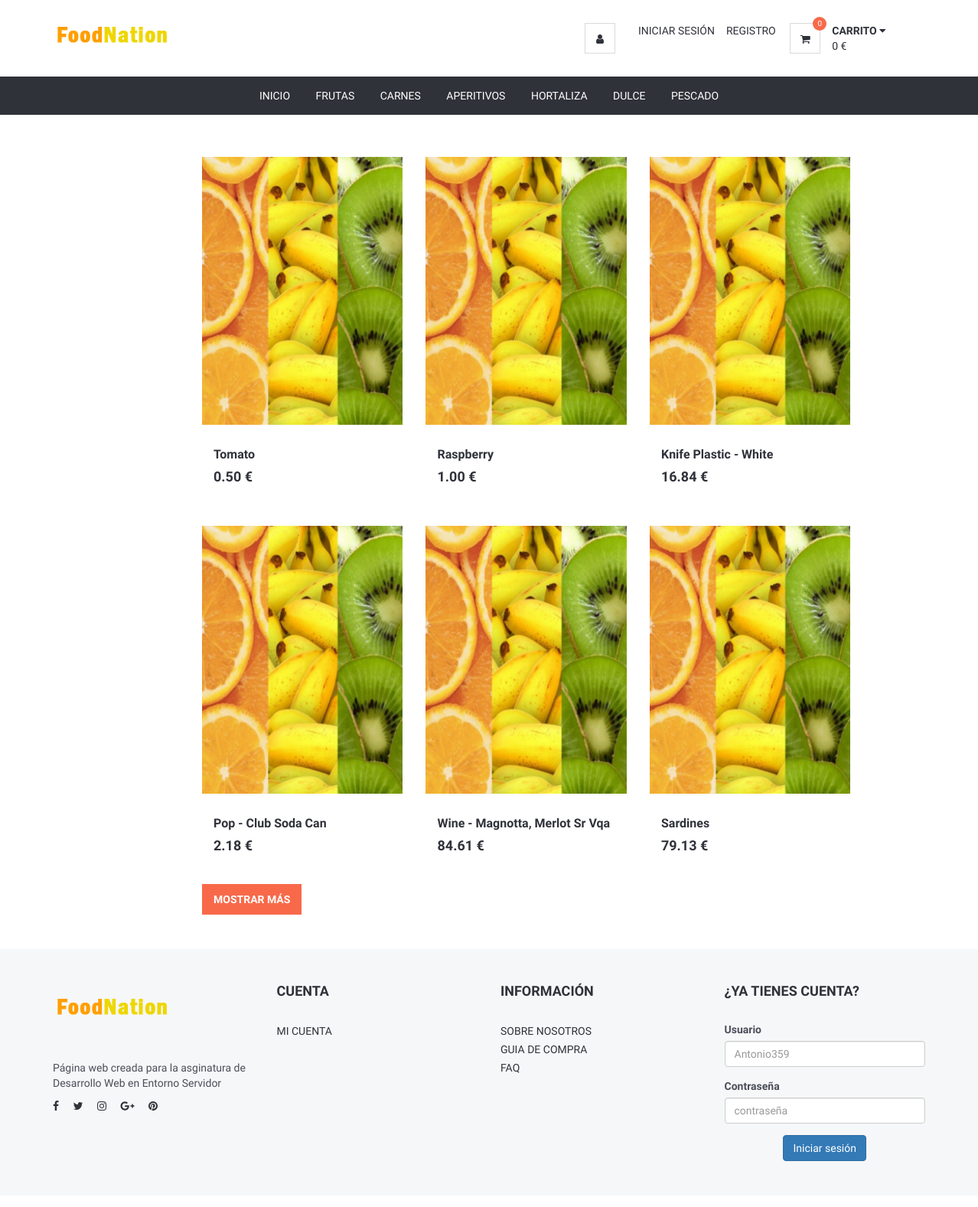
Screenshot of /listProducto.php?tipo=Fruta with the database file from the repository.
### tables this page shows
CREATE TABLE `productos` (
  `idProducto` int(11) NOT NULL,
  `Nombre` varchar(255) NOT NULL,
  `Precio` double(10,2) NOT NULL,
  `Tipo` varchar(100) NOT NULL,
  `Img` varchar(255) NOT NULL DEFAULT 'img/product01.jpg'
);

### BBDD/funciones.php (the view, shortened to what this page needs)
<?php
function conectarBD() {
    try {
        $conexion = new PDO("mysql:host=localhost;dbname=foodnation;charset=utf8", "root", "");
        return $conexion;
    } catch (PDOException $ex) {
        echo "No se ha podido establecer conexión";
        die($error->getMessage());
        $conexion = NULL;
    }
}
function listadoProductos($tipo) {
    $conexion = conectarBD();
    $sql = $conexion->prepare("SELECT * from productos where tipo=:tipo LIMIT 0,6");
    $sql->bindParam(':tipo', $tipo);
    $sql->execute();
    $resultado = $sql->fetchAll();
    foreach ($resultado as $value) {
        $nombre = $value['Nombre'];
        $id = $value['idProducto'];
        $precio = $value['Precio'];
        $imagen = $value['Img'];
        $res .= <<<EX
<div class="col-md-4 col-sm-6 col-xs-6">
                                    <div class="product product-single">
                                        <div class="product-thumb">
                                            <a href='detalles.php?id=$id'"<button class="main-btn quick-view"><i class="fa fa-search-plus"></i> Detalles</button></a>
                                            <img src="$imagen" alt="">
                                        </div>
                                        <div class="product-body">
                                            <h1 class="product-name"><a href="#">$nombre</a></h1>
                                            <h4 class="product-price">$precio €</h4>
                                        </div>
                                    </div>
                                </div>
                <div class="clearfix visible-sm visible-xs"></div>
EX;
    }
    return $res;
}

### css/style.css (style rules this page uses)
body { font-family: 'Hind', sans-serif; color: #4A4E5A; overflow-x: hidden; }
h1, h2, h3, h4, h5, h6 { color: #30323A; margin: 0 0 10px; font-weight: 700; }
a { color: #30323A; -webkit-transition: 0.3s color; transition: 0.3s color; }
.product.product-single { margin-top: 15px; margin-bottom: 15px; -webkit-transition: 0.3s all; transition: 0.3s all; }
.product.product-single .product-thumb { position: relative; margin-bottom: 15px; }
.product.product-single .product-thumb>img { width: 100%; }
.product.product-single .product-thumb:after { content: ""; position: absolute; top: 0; left: 0; right: 0; bottom: 0; background-color: #FFF; opacity: 0; visibility: hidden; z-index: 0; -webkit-transition: 0.3s all; transition: 0.3s all; }
.product.product-single .product-body { padding: 15px; }
.product.product-single .product-price { display: inline-block; }
.product.product-single .product-name { font-size: 16px; }

### rows the page displays
productos: Img (picture), Nombre "Tomato", Precio "0.50"
productos: Img (picture), Nombre "Raspberry", Precio "1.00"
productos: Img (picture), Nombre "Knife Plastic - White", Precio "16.84"
productos: Img (picture), Nombre "Pop - Club Soda Can", Precio "2.18"
productos: Img (picture), Nombre "Wine - Magnotta, Merlot Sr Vqa", Precio "84.61"
productos: Img (picture), Nombre "Sardines", Precio "79.13"

### other values shown
count($_SESSION['carrito'][0]) "0"
